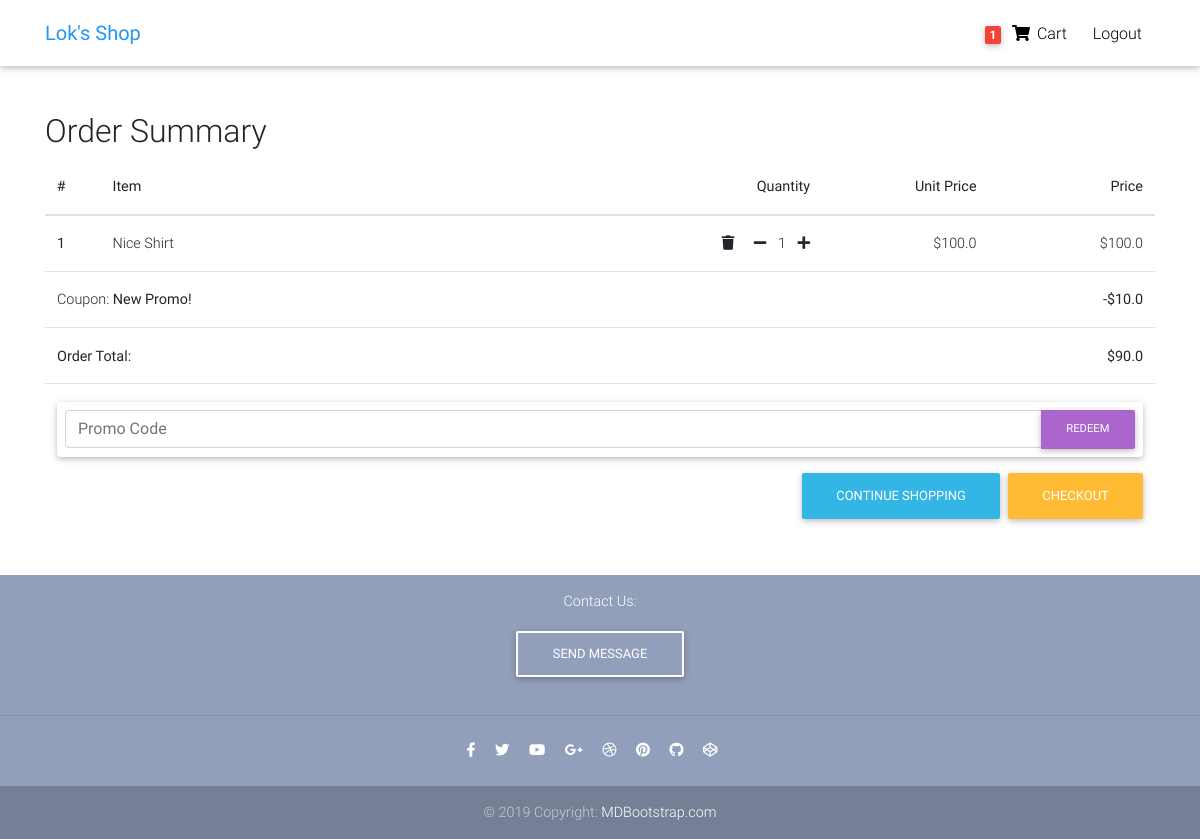
/order-summary/ (signed in), run on an earlier commit of the app's database.
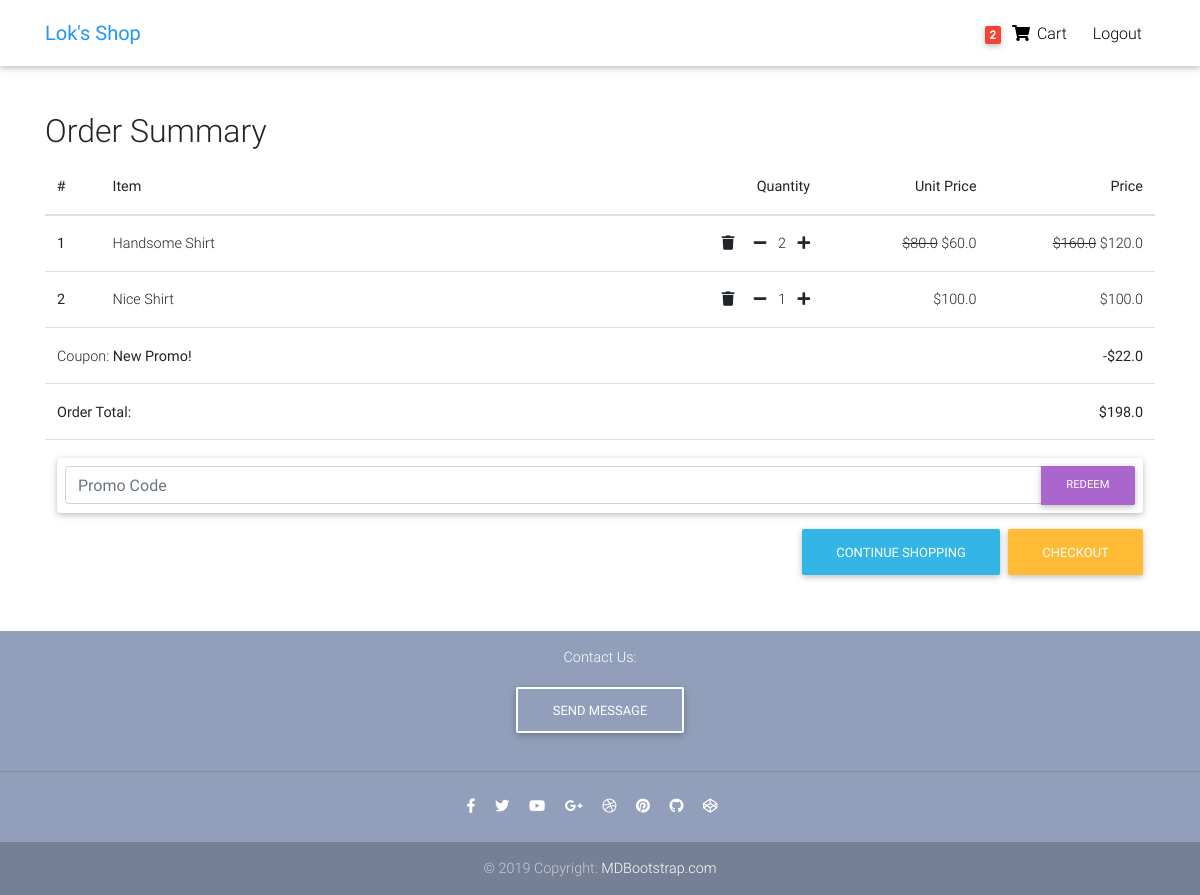
And on a later commit of the database.
### core/models.py (models this page shows, shortened)
class Order(models.Model):
    user = models.ForeignKey(settings.AUTH_USER_MODEL, on_delete=models.CASCADE)
    items = models.ManyToManyField(OrderItem)
    start_date = models.DateTimeField(auto_now_add=True)
    ordered_date = models.DateTimeField(null=True, blank=True)
    ordered = models.BooleanField(default=False)
    billing_address = models.ForeignKey('BillingAddress', on_delete=models.SET_NULL, blank=True, null=True)
    payment = models.ForeignKey('Payment', on_delete=models.SET_NULL, blank=True, null=True)
    coupon = models.ForeignKey('Coupon', on_delete=models.SET_NULL, blank=True, null=True)
    order_number = models.CharField(max_length=10, null=True, blank=True)
    def total_order_price(self):
        total = 0
        for item in self.items.all():
            total+=item.get_final_total_item_price()
        return total
    def discount_amount(self):
        amount = 0
        price = self.total_order_price()
        if self.coupon:
            amount += price * (self.coupon.amount/100)
        return amount
    def total_order_price_with_discount(self):
        return self.total_order_price() - self.discount_amount()
    def final_price(self):
        if self.coupon:
            return self.total_order_price_with_discount()
        return self.total_order_price()

class OrderItem(models.Model):
    user = models.ForeignKey(settings.AUTH_USER_MODEL, on_delete=models.CASCADE)
    item = models.ForeignKey(Item, on_delete=models.CASCADE)
    quantity = models.IntegerField(default=1)
    ordered = models.BooleanField(default=False)
    ordered_date = models.DateTimeField(null=True, blank=True)
    def get_total_item_price(self):
        return self.quantity * self.item.price
    def get_total_item_discount_price(self):
        return self.quantity * self.item.discount_price
    def get_final_total_item_price(self):
        if self.item.discount_price:
            return self.get_total_item_discount_price()
        return self.get_total_item_price()

class Item(models.Model):
    title = models.CharField(max_length = 100)
    price = models.FloatField(default=0)
    discount_price = models.FloatField(blank=True, null = True)
    category = models.CharField(choices=CATEGORY_CHOICES, max_length = 2)
    label = models.CharField(choices=LABEL_CHOICES, max_length = 1)
    slug = models.SlugField(blank = True, null = True, unique = True)
    description = models.TextField()
    image = models.ImageField(blank=True, null=True)
    def get_absolute_url(self):
        return reverse("core:product", kwargs={
            'slug': self.slug
        })

class Coupon(models.Model):
    code = models.CharField(max_length=10)
    amount = models.FloatField(default=10)
    description = models.CharField(max_length=100, default='New Promo!')

### core/views.py (the view)
# urls.py: path('order-summary/', OrderSummaryView.as_view(), name='order-summary'),
class OrderSummaryView(LoginRequiredMixin, View):
    def get(self,*args, **kwargs):
        try:
            order = Order.objects.get(user=self.request.user, ordered=False)
            context = {
                "object":order,
                'couponform':CouponForm(),
                'DISPLAY_COUPON_FORM': True,
            }
            return render(self.request, 'order_summary.html', context)
        except ObjectDoesNotExist:
            messages.warning(self.request, "You do not have any order.")
            return redirect("/")

### core/forms.py
class CouponForm(forms.Form):
    code = forms.CharField(widget=forms.TextInput(attrs={
        'class':'form-control',
        'placeholder':'Promo Code',
        'aria-label':'Recipient\'s username',
        'aria-describedby':'basic-addon2'
    }))

### core/templatetags/cart_template_tags.py (called while the page is built)
@register.filter
def cart_item_count(user):
    if user.is_authenticated:
        qs = Order.objects.filter(user=user, ordered=False)
        if qs.exists():
            return qs[0].items.count()
    return 0

### templates/order_summary.html (shortened to what this page needs)
{% extends "base.html" %}
{% load static %}
{% block content %}
  <div class="container pt-3">
        <div class="table-responsive text-nowrap">
            <h2>Order Summary</h2>
            <table class="table">
                <thead>
                    <tr>
                        <th scope="col" style="width:5%">#</th>
                        <th scope="col" style="width:50%">Item</th>
                        <th scope="col" style="width:15%; text-align:right">Quantity</th>
                        <th scope="col" style="width:15%; text-align:right">Unit Price</th>
                        <th scope="col" style="width:15%; text-align:right">Price</th>
                    </tr>
                </thead>
                <tbody>
                    {% for order_item in object.items.all %}
                      <tr>
                        <th scope="row">{{ forloop.counter }}</th>
                        <td>
                          <a href="{{ order_item.item.get_absolute_url }}">{{ order_item.item.title }}</a>
                        </td>
                        <td class="price">
                          <a href="{% url 'core:remove-from-cart' order_item.item.slug %}" class="remove-item"><i class="fas fa-trash mr-3"></i></a>
                          <a href="{% url 'core:remove-single-item-from-cart' order_item.item.slug %}" class="remove-single-item"><i class="fas fa-minus mr-2"></i></a>
                          {{ order_item.quantity }}
                          <a href="{% url 'core:add-single-item-to-cart' order_item.item.slug %}" class="add-single-item"><i class="fas fa-plus ml-2"></i></a>
                        </td>
                        {% if order_item.item.discount_price %}
                        <td class="price"><del>${{ order_item.item.price }}</del> ${{ order_item.item.discount_price }}</td>
                        <td class="price"><del>${{ order_item.get_total_item_price }}</del> ${{ order_item.get_total_item_discount_price }}</td>
                        {% else %}
                        <td class="price">${{ order_item.item.price }}</td>
                        <td class="price">${{ order_item.get_total_item_price }}</td>
                        {% endif %}
                      </tr>
                    {% endfor %}
                    {% if object.total_order_price %}
                    {% if object.coupon %}
                    <tr>
                      <td colspan="4">Coupon: <b>{{ object.coupon.description }}</b></td>
                      <td style="text-align:right"><b>-${{object.discount_amount }}</b></td>
                    </tr>
                    {% endif %}
                    <tr>
                        <td colspan="4"><b>Order Total:</b></td>
                        <td style="text-align:right"><b>${{object.final_price }}</b></td>
                    </tr>
                    <tr>
                      <td colspan="5">
                        {% if DISPLAY_COUPON_FORM %}
                        <form class="card p-2 mb-3" method="POST" action="{% url 'core:add-coupon' %}">
                          <div class="input-group">
                            {{ couponform.code }}
                            <div class="input-group-append">
                              <button class="btn btn-secondary btn-md waves-effect m-0" type="submit">Redeem</button>
                            </div>
                          </div>
                        </form>
                        {% endif %}
                        <a href="{% url 'core:checkout' %}" class="btn btn-warning float-right ml-2">Checkout</a>
                        <a href="{% url 'core:home' %}" class="btn btn-info float-right ml-2">Continue Shopping</a>
                      </td>
                    </tr>
                    {% endif %}
                </tbody>
            </table>
        </div>
  </div>
{% endblock content %}

### templates/snippets/navbar.html (shortened to what this page needs)
{% load cart_template_tags %}
<head>
</head>
  <nav class="navbar fixed-top navbar-expand-lg navbar-light white scrolling-navbar">
    <div class="container">
      <a class="navbar-brand waves-effect" href="/">
        <strong class="blue-text">Lok's Shop</strong>
      </a>
      <div class="collapse navbar-collapse ml-4" id="navbarSupportedContent">
        <ul class="navbar-nav nav-flex-icons">
          {% if request.user.is_authenticated %}
          <li class="nav-item top-nav-item">
            <a href="{% url 'core:order-summary' %}" class="nav-link waves-effect">
              <span class="badge red z-depth-1 mr-1"> {{ request.user|cart_item_count }} </span>
              <i class="fas fa-shopping-cart"></i>
              <span class="clearfix d-none d-sm-inline-block"> Cart </span>
            </a>
          </li>
          <li class="nav-item top-nav-item">
            <a class="nav-link waves-effect" href="{% url 'account_logout' %}">
              <span class="clearfix d-none d-sm-inline-block"> Logout </span>
            </a>
          </li>
          {% endif %}
        </ul>
      </div>
    </div>
  </nav>

What changed in the data, as far as the page shows it:
now on this page (row edited): OrderItem: item "Handsome Shirt", quantity "2", item.price "80.0", item.discount_price "60.0", get_total_item_price "160.0", get_total_item_discount_price "120.0"
changed Order "New Promo!": discount_amount "10.0" → "22.0"; final_price "90.0" → "198.0"
Also different on the page:
{{ request.user|cart_item_count }}: "1" → "2"
